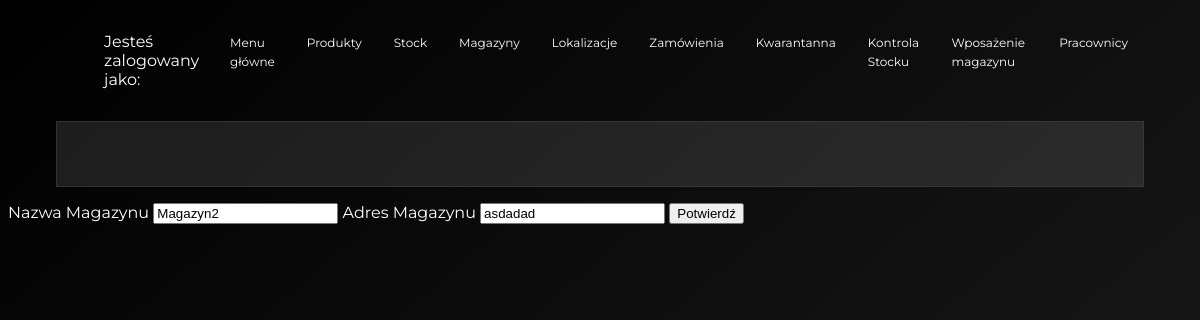
Screenshot of /warehouseMainLocationsEdit.html?mainLocationId=1 with the database file from the repository.
### model.py (models this page shows, shortened)
class WarehouseMainLocation(db.Model):
    __tablename__ = 'warehouse_main_location'
    id = db.Column(db.Integer, primary_key=True)
    main_location_name = db.Column(db.String)
    main_location_address = db.Column(db.String, nullable=True)
    productOnStock = db.relationship('ProductOnStock', backref='warehouse_main_location', lazy = 'dynamic')
    warehouseEquipment = db.relationship('WarehouseEquipment', backref='warehouse_main_location', lazy = 'dynamic')
    warehouseStockLocation = db.relationship('WarehouseStockLocation',
                                             backref='warehouse_main_location',
                                             lazy = 'dynamic')

### app.py (the view)
@app.route('/warehouseMainLocationsEdit.html', methods=['GET', 'POST'])
def warehouseMainLocationsEdit():
    form = MainLocationForm()
    main_location_id = request.args.get('mainLocationId')
    data = db.session.query(model.WarehouseMainLocation).filter_by(id=main_location_id)
    if request.method == 'POST':
        data.update({"main_location_name" : form.main_location_name.data,
            "main_location_address" : form.main_location_address.data}, synchronize_session=False)
        db.session.commit()
        return redirect(url_for('warehouseMainLocations'))
    return render_template('warehouseMainLocationsEdit.html', to_edit=data.first(), form=form)

### app.py
class MainLocationForm(FlaskForm):
    main_location_name = StringField('Nazwa Magazynu', validators=[DataRequired()])
    main_location_address = StringField('Adres Magazynu')
    submit = SubmitField('Potwierdź')

### templates/warehouseMainLocationsEdit.html (shortened to what this page needs)
{% extends "warehouseBase.html" %}
{% block head %}
    {{ super() }}
{% endblock %}
{% block body %}
    {{ super() }}
    <form method="POST">
        {{ form.main_location_name.label }}
        {{ form.main_location_name(value=to_edit.main_location_name) }}
        {{ form.main_location_address.label }}
        {{ form.main_location_address(value=to_edit.main_location_address) }}
        {{ form.submit() }}
    </form>
{% endblock %}

### static/css/main.css (style rules this page uses)
html { box-sizing: border-box; background: rgb(83,83,83); background: linear-gradient(320deg, rgb(30,30,30) 0%, rgb(15,15,15) 50%, rgba(0,0,0,1) 100%) no-repeat; min-height: 100vh; }
*, *::before, *::after { box-sizing: inherit; }
body { color: rgb(255,255,255); font-family: 'Montserrat', sans-serif; }

### rows the page displays
WarehouseMainLocation: main_location_name "Magazyn2", main_location_address "asdadad"
